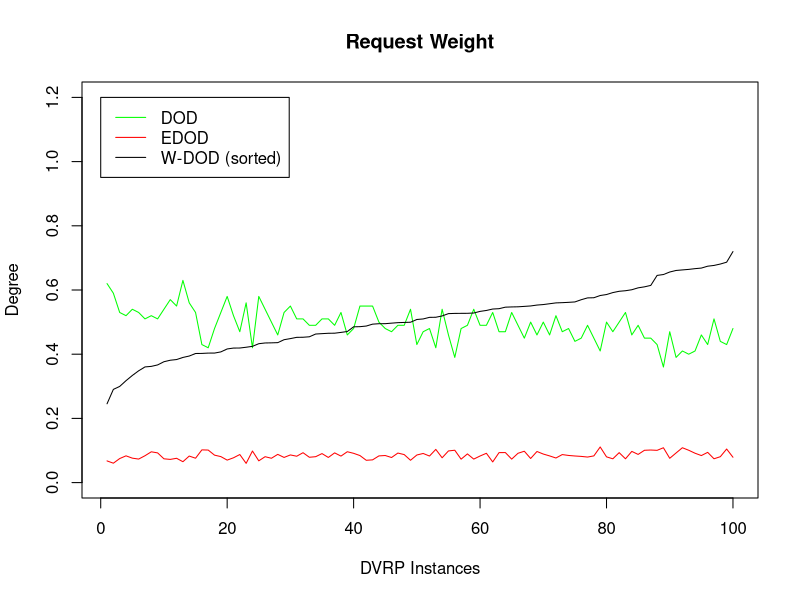

The R source for this figure:
X <- c(1:100)
dodY <- c(0.62,0.59,0.53,0.52,0.54,0.53,0.51,0.52,0.51,0.54,0.57,0.55,0.63,0.56,0.53,0.43,0.42,0.48,0.53,0.58,0.52,0.47,0.56,0.42,0.58,0.54,0.5,0.46,0.53,0.55,0.51,0.51,0.49,0.49,0.51,0.51,0.49,0.53,0.46,0.48,0.55,0.55,0.55,0.5,0.48,0.47,0.49,0.49,0.54,0.43,0.47,0.48,0.42,0.54,0.46,0.39,0.48,0.49,0.54,0.49,0.49,0.53,0.47,0.47,0.53,0.49,0.45,0.5,0.46,0.5,0.46,0.52,0.47,0.48,0.44,0.45,0.49,0.45,0.41,0.5,0.47,0.5,0.53,0.46,0.49,0.45,0.45,0.43,0.36,0.47,0.39,0.41,0.4,0.41,0.46,0.43,0.51,0.44,0.43,0.48)
edodY <- c(0.06756000000000001,0.06045999999999998,0.07486000000000001,0.08335,0.07617,0.07328000000000003,0.08366,0.09593,0.09255000000000001,0.07411,0.07226999999999999,0.07573000000000002,0.06503,0.08268000000000005,0.07592,0.10193000000000002,0.10134999999999998,0.08552000000000001,0.08098000000000001,0.07003999999999999,0.07728,0.08742000000000003,0.05992,0.09837999999999997,0.06778,0.08066,0.07583,0.08795,0.07838999999999999,0.08617999999999998,0.08213999999999999,0.09311999999999998,0.07892,0.08072999999999998,0.09036000000000001,0.07833,0.09258,0.08253,0.09613,0.09120000000000004,0.08424,0.06952,0.07082000000000002,0.08315,0.08437,0.07813999999999999,0.09201999999999998,0.08725999999999998,0.06952999999999998,0.08593,0.09074,0.08272,0.10344000000000003,0.07729,0.09863,0.10082000000000002,0.07298999999999999,0.08933999999999997,0.07321000000000003,0.08285000000000001,0.09131999999999998,0.06435999999999999,0.09336000000000003,0.09356000000000002,0.07314000000000002,0.09133999999999999,0.09770000000000001,0.07512000000000002,0.09689999999999996,0.08893000000000001,0.08314000000000002,0.07659000000000002,0.08726999999999999,0.08455,0.08289999999999996,0.08159000000000001,0.07956999999999999,0.08318999999999997,0.11098999999999998,0.08020000000000001,0.07413,0.09327000000000002,0.07412,0.09719000000000001,0.08778000000000002,0.10065999999999999,0.10148,0.10051000000000002,0.10855000000000004,0.07572000000000001,0.09228,0.10859999999999997,0.10074999999999998,0.0915,0.08421999999999999,0.09418999999999998,0.07421,0.08067,0.10459,0.07896)
dedodY <- c(0.35732784778749965,0.40402041866170707,0.36457756924275814,0.5147888377950155,0.43351859769132106,0.3605370935466928,0.3266069086642957,0.33961860440236435,0.405145290925328,0.5469038201145074,0.3050622954712417,0.4284245437172847,0.28452663393154753,0.3367357345369461,0.4069044717564929,0.5786510806854387,0.5830117724002616,0.5639388035782342,0.6186350225026174,0.5177111502627025,0.3319279518506632,0.39199129488574536,0.7386179197869572,0.6269689231649276,0.32625694843140135,0.5930874901681026,0.4335422953156142,0.5536484694970001,0.5831956349616165,0.525649546249988,0.3939542044427067,0.2851298922995748,0.46137124247540445,0.5548739188966962,0.4435466778327466,0.6481423428789375,0.3491333905420613,0.3579180593424934,0.4330491354220168,0.6970671196871594,0.5180400818451862,0.5731935410641847,0.42383041132385196,0.38676985895309235,0.573208826582604,0.5171443427457599,0.422903856780724,0.41293363081580875,0.4198524726007456,0.6407492104976588,0.5642529151476359,0.6755776917312016,0.5733279159723386,0.382688545612761,0.5788012930501245,0.6958658493775821,0.48152343960727195,0.500798238517955,0.5797405224427161,0.6307718959460114,0.5113507512047624,0.4295364248998745,0.4071156160482736,0.4594966437868388,0.3833315302645102,0.5697879228706715,0.6354930436089723,0.46593709651135096,0.5818716761807917,0.41491978294207854,0.6097719756444334,0.41349992045913436,0.46920704986911793,0.5254328924394128,0.5183365085405146,0.44475912391674516,0.3953185824643498,0.6113995290672505,0.5611282704512406,0.46523508442354916,0.41589916454434506,0.4416123778501629,0.45882175378578255,0.599484729875288,0.5247693241447131,0.6445819660436581,0.5792321752912458,0.5362775803216384,0.5279240934126148,0.6335341674884944,0.5969401018436867,0.6598199023540058,0.6461654726126635,0.5400057233512732,0.6849456451204212,0.6032629456140164,0.29372082968415686,0.5553657833755568,0.6130728741367727,0.5660784584570757)
wedodY <- c(0.245509057921272,0.2903839316940917,0.29959078747180107,0.31749908665574583,0.33375097017407696,0.3482700566780383,0.3603472939021112,0.36205872611610457,0.3665867002640617,0.3765556793104164,0.3811974789915966,0.3833428133686847,0.3898797556198358,0.39427270773617284,0.4021733733022155,0.40243823273567636,0.4034535571217787,0.4035025625053091,0.4071613038319257,0.41631981718992284,0.419105931264443,0.4192621799405171,0.4216681102562796,0.42448576222104756,0.4326901917799119,0.434975127371926,0.43537238832853026,0.43601300428550316,0.4451584695252761,0.44859320433130534,0.45250186880956833,0.4527983806023232,0.4542610374265697,0.4628355158307346,0.46404833836858006,0.46519090544722186,0.4654326053211789,0.46790112446396587,0.4706804290580533,0.4852991471551027,0.4857642484847456,0.48771656700751276,0.49360423637697326,0.494981680914844,0.4950986075150391,0.4967312116855763,0.4982763832975561,0.4989525368248772,0.4995777001181216,0.5081467756426797,0.5098388699718145,0.5147809189698513,0.515085394105921,0.5191505141699827,0.5264105514361204,0.527081747779256,0.5272659091761353,0.5273982416457031,0.5283115592929991,0.5333708051589223,0.5362578792533056,0.5407063543902212,0.5417923171864463,0.5465035255794481,0.5472503447759758,0.5476647595234906,0.5489557672420317,0.5503005907163534,0.5530719509010186,0.5546396027640643,0.5572261743345902,0.5598299337761721,0.5605616524077001,0.5615621210861694,0.5628166859643718,0.5697345367441887,0.5754055451050181,0.5758995601228336,0.5828000503172933,0.5858535629793711,0.5919454642007804,0.5959996533495103,0.5977472170871923,0.6008242414176121,0.6067216389377208,0.6098395383021985,0.6143238017173912,0.6454576333992095,0.6481933672785123,0.6560434687928804,0.6608591865886266,0.6625916949114353,0.6642140832788315,0.666523265028869,0.6683048394461686,0.6741486823554929,0.6765395617327962,0.6808834167860537,0.6866352302334288,0.7197373481411223)
plot(X, dodY, type="l", main="Request Weight", ylim=c(0,1.2), col="green", xlab="DVRP Instances", ylab="Degree")
lines(X, edodY, col="red")
#lines(X, dedodY, col="blue")
lines(X, wedodY, col="black")
#legend(0,1.2,c("DOD", "EDOD", "D-DOD", "W-DOD"), col=c("green", "red", "blue", "black"), lty=1)
legend(0,1.2,c("DOD", "EDOD", "W-DOD (sorted)"), col=c("green", "red", "black"), lty=1)